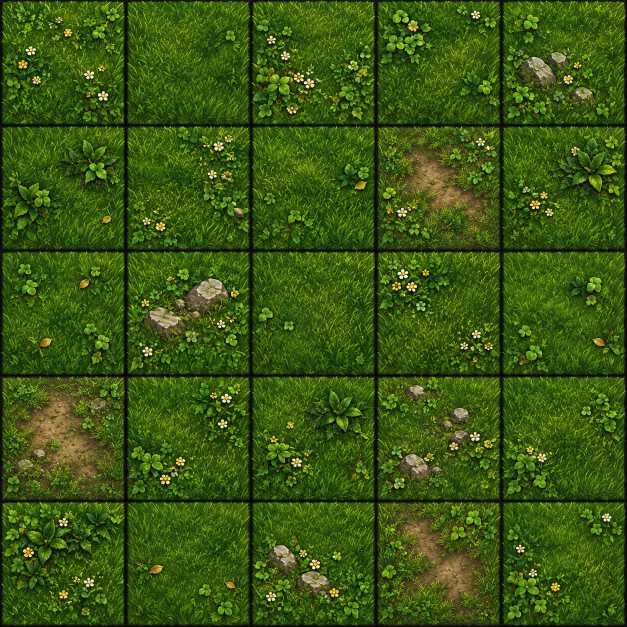
#> input picture assets/cesped.PNG, 1254 x 1254 px (shown at 1/2 size)
$ python integrate_cesped_ground.py
#> lines starting #> are read from the running program, lines starting #| are printed output that depends on the picture
from pathlib import Path
import json, re
import numpy as np
from PIL import Image, ImageFilter

ROOT = Path(__file__).resolve().parents[1]
SOURCE = ROOT / 'assets/cesped.PNG'
RUNTIME = ROOT / 'assets/cesped-runtime.PNG'
COLS = ROWS = 5
CELL = 32
ART = '501'


def write_text(path: Path, text: str):
    path.parent.mkdir(parents=True, exist_ok=True)
    path.write_text(text, encoding='utf-8')


def trim_cell(img: Image.Image) -> Image.Image:
    rgb = np.asarray(img.convert('RGB'), dtype=np.uint8)
    lum = rgb.mean(axis=2)
    h, w = lum.shape
    max_trim = max(3, min(18, min(w, h) // 12))

    def dark_row(y):
        row = lum[y, :]
        return float(row.mean()) < 48 or float((row < 38).mean()) > 0.58

    def dark_col(x):
        col = lum[:, x]
        return float(col.mean()) < 48 or float((col < 38).mean()) > 0.58

    t = 0
    while t < max_trim and dark_row(t): t += 1
    b = 0
    while b < max_trim and dark_row(h - 1 - b): b += 1
    l = 0
    while l < max_trim and dark_col(l): l += 1
    r = 0
    while r < max_trim and dark_col(w - 1 - r): r += 1

    # Remove one extra pixel after detected separator/shadow fringe, but do not
    # destroy authored foliage that reaches close to the tile edge.
    t = min(t + 1, max_trim)
    b = min(b + 1, max_trim)
    l = min(l + 1, max_trim)
    r = min(r + 1, max_trim)
    crop = img.crop((l, t, max(l + 2, w - r), max(t + 2, h - b)))
    cw, ch = crop.size
    side = min(cw, ch)
    x0 = max(0, (cw - side) // 2)
    y0 = max(0, (ch - side) // 2)
    return crop.crop((x0, y0, x0 + side, y0 + side))


def build_runtime():
    if not SOURCE.exists():
        raise RuntimeError('assets/cesped.PNG is missing')
    src = Image.open(SOURCE).convert('RGB')
#> src is the input picture: PIL image 1254x1254 RGB; mean R, G, B 58.9, 86.9, 16.9
    w, h = src.size
#> w = 1254; h = 1254
    if w < 500 or h < 500 or abs(w / h - 1.0) > 0.08:
        raise RuntimeError(f'cesped source must be a large near-square 5x5 sheet, got {w}x{h}')

    out = Image.new('RGB', (COLS * CELL, ROWS * CELL))
#> out: PIL image 160x160 RGB; every value is 0
    for row in range(ROWS):
        for col in range(COLS):
            x0 = round(col * w / COLS)
            x1 = round((col + 1) * w / COLS)
            y0 = round(row * h / ROWS)
            y1 = round((row + 1) * h / ROWS)
            tile = trim_cell(src.crop((x0, y0, x1, y1)))
            # High-quality prefilter: retain the depth/shading information from
            # the HD source while producing a mobile-friendly 32px runtime tile.
            tile = tile.resize((CELL, CELL), Image.Resampling.LANCZOS)
            tile = tile.filter(ImageFilter.UnsharpMask(radius=0.6, percent=115, threshold=3))
            out.paste(tile, (col * CELL, row * CELL))
#> this loop made 5 passes
#> pass 1, in trim_cell, `rgb = np.asarray(img.convert('RGB'), dtype=np.uint8)`:
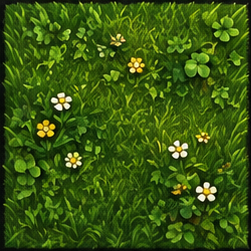
#> rgb: shape (251, 251, 3); mean R, G, B 57.6, 88.5, 16
#> pass 1, in trim_cell, `lum = rgb.mean(axis=2)`:
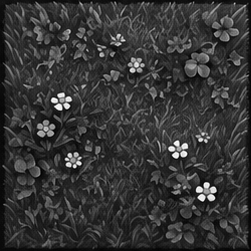
#> lum: shape (251, 251) float64; min 2.33, max 255, mean 54
#> pass 1, in trim_cell, `crop = img.crop((l, t, max(l + 2, w - r), max(t + 2, h - b)))`:
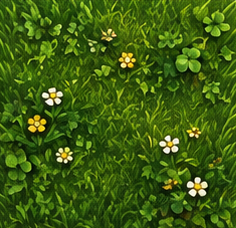
#> crop: PIL image 236x228 RGB; mean R, G, B 61.6, 94, 16.6
#> pass 1, in trim_cell (call 2), `rgb = np.asarray(img.convert('RGB'), dtype=np.uint8)`:
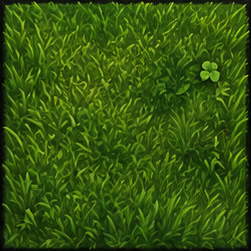
#> rgb: shape (251, 251, 3); mean R, G, B 53.8, 86.6, 13.4
#> after the loop:
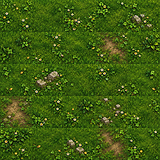
#> out: PIL image 160x160 RGB; mean R, G, B 63.4, 92.7, 18
#> after the loop:
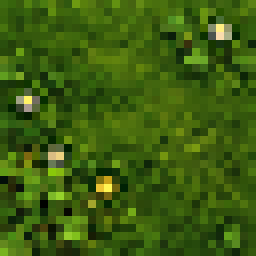
#> tile: PIL image 32x32 RGB (shown 8 times larger); mean R, G, B 59.7, 92.8, 15.2

    out.save(RUNTIME, optimize=True)
    check = Image.open(RUNTIME)
    if check.size != (160, 160):
        raise RuntimeError(f'bad runtime atlas size {check.size}')
    print(f'CESPED_RUNTIME source={w}x{h} runtime=160x160 tiles=25 cell=32')
#| CESPED_RUNTIME source=1254x1254 runtime=160x160 tiles=25 cell=32


def patch_registry():
    path = ROOT / 'src/environment/tile-registry.js'
#> (the run stopped early here; a loop or call above may not have finished)
